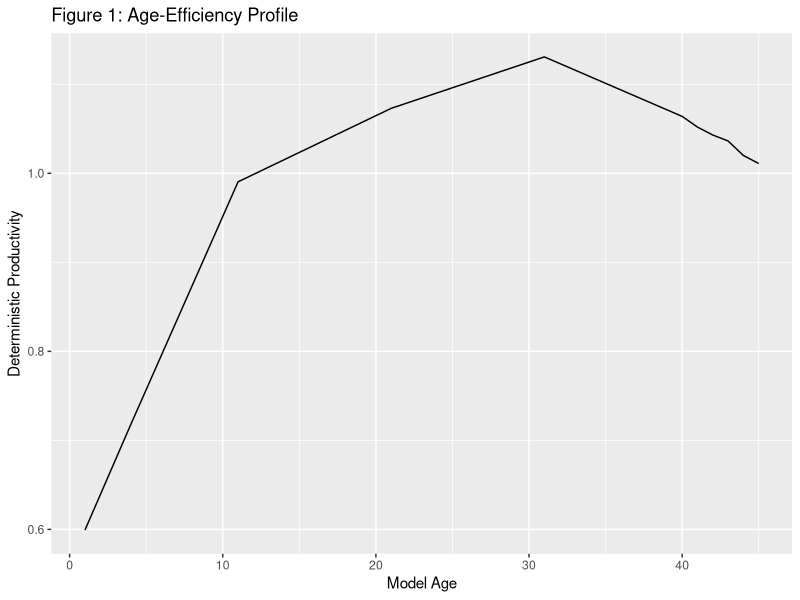

Write R code to recreate this figure.
## ---- chunk 1
knitr::opts_chunk$set(echo = TRUE)
library(tidyverse)
library(knitr)
library(gridExtra)
## ---- chunk 2
df <- read.csv("ef.txt", header = FALSE) %>%
  transmute(`Deterministic Productivity` = V1,
            `Model Age` =  as.integer(row.names(.)))

df %>% 
  ggplot(aes(y = `Deterministic Productivity`, x = `Model Age`)) + 
  geom_line() +
  labs(title = "Figure 1: Age-Efficiency Profile")
